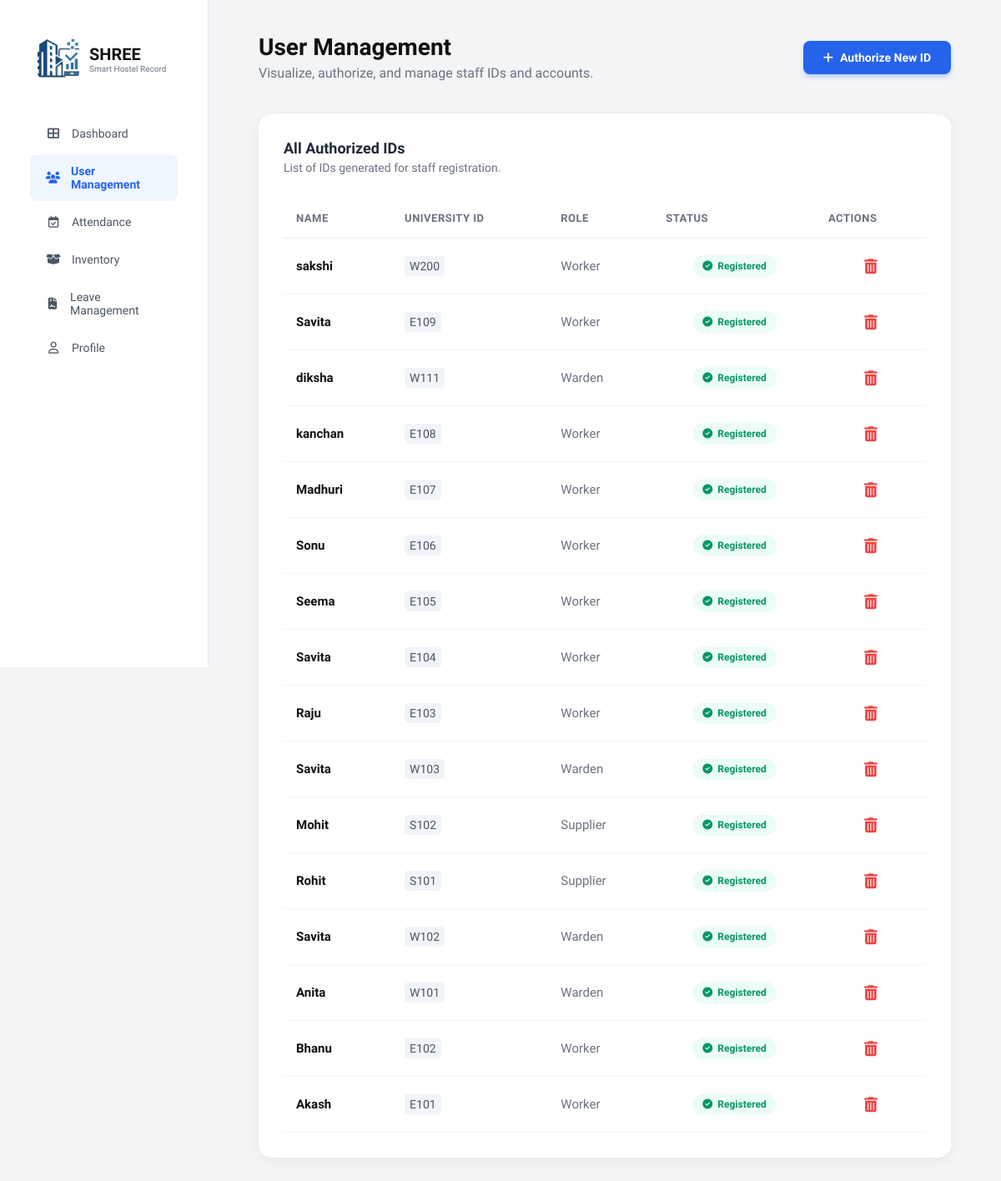
The page /Shree-admin/users/ (signed in) on the database its author committed.
### accounts/models.py (models this page shows, shortened)
class UniversityID(models.Model):
    university_id = models.CharField(max_length=50, unique=True)
    full_name = models.CharField(max_length=100)
    role = models.CharField(max_length=20, choices=User.ROLE_CHOICES)
    is_used = models.BooleanField(default=False)

### Shree1/views.py (the view)
# urls.py: path('Shree-admin/users/', views.admin_user_management, name='admin_user_management'),
@login_required
def admin_user_management(request):
    wardens = Warden.objects.all()
    workers = Worker.objects.all()
    auth_ids = UniversityID.objects.all().order_by('-id')
    return render(request, 'Shree1/admin_user_management.html', {
        'wardens': wardens,
        'workers': workers,
        'auth_ids': auth_ids
    })

### templates/Shree1/admin_user_management.html (shortened to what this page needs)
{% load static %}
<!doctype html>
<html lang="en">
  <head>
    <link
      rel="stylesheet"
      href="{% static 'Shree1/css/dashboardAdmin.css' %}"
    />
    <link
      rel="stylesheet"
      href="{% static 'Shree1/css/admin_user_management.css' %}"
    />
    <link
      rel="stylesheet"
      href="https://cdnjs.cloudflare.com/ajax/libs/font-awesome/6.5.1/css/all.min.css"
    />
  </head>
  <body>
    <div class="admin-page-container">
      <aside class="sidebar">
        <div class="logo-area">
          <img
            src="{% static 'Shree1/images/logo_img.jpeg' %}"
            alt="SHREE Logo"
            class="nav-logo-file"
          />
          <div class="logo-text">
            <h2 class="brand-name">SHREE</h2>
            <p class="brand-subtext">Smart Hostel Record</p>
          </div>
        </div>
        <nav class="side-nav">
          <a href="{% url 'admin_dashboard' %}" class="nav-link">
            <i class="fa-solid fa-table-cells-large nav-icon"></i> Dashboard
          </a>
          <a href="{% url 'admin_user_management' %}" class="nav-link active">
            <i class="fa-solid fa-users nav-icon"></i> User Management
          </a>
          <a href="{% url 'admin_attendance' %}" class="nav-link">
            <i class="fa-regular fa-calendar-check nav-icon"></i> Attendance
          </a>
          <a href="{% url 'admin_inventory' %}" class="nav-link">
            <i class="fa-solid fa-box-open nav-icon"></i> Inventory
          </a>
          <a href="{% url 'admin_leave_Management' %}" class="nav-link">
            <i class="fa-solid fa-file-contract nav-icon"></i> Leave Management
          </a>
          <a href="{% url 'admin_profile' %}" class="nav-link">
            <i class="fa-regular fa-user nav-icon"></i> Profile
          </a>
        </nav>
      </aside>
      <main class="main-body">
        <header class="main-header">
          <div class="header-left">
            <h1>User Management</h1>
            <p class="header-subtitle">
              Visualize, authorize, and manage staff IDs and accounts.
            </p>
          </div>
          <div class="header-right">
            <button class="add-new-btn" onclick="openModal()">
              <i class="fa-solid fa-plus"></i> Authorize New ID
            </button>
          </div>
        </header>
        <div class="white-card">
          <div class="card-header-bar">
            <h3>All Authorized IDs</h3>
            <p class="card-subtitle">
              List of IDs generated for staff registration.
            </p>
          </div>
          <table class="user-data-table">
            <thead>
              <tr>
                <th>Name</th>
                <th>University ID</th>
                <th>Role</th>
                <th class="centered-head">Status</th>
                <th class="centered-head">Actions</th>
              </tr>
            </thead>
            <tbody>
              {% for id_obj in auth_ids %}
              <tr>
                <td class="name-cell">{{ id_obj.full_name }}</td>
                <td class="uni-id-cell">
                  <code>{{ id_obj.university_id }}</code>
                </td>
                <td class="role-cell">{{ id_obj.role|capfirst }}</td>
                <td class="centered-cell">
                  {% if id_obj.is_used %}
                  <span class="status-indicator registered">
                    <i class="fa-solid fa-circle-check"></i> Registered
                  </span>
                  {% else %}
                  <span class="status-indicator pending">
                    <i class="fa-solid fa-clock"></i> Not Used
                  </span>
                  {% endif %}
                </td>
                <td class="centered-cell">
                  <a
                    href="{% url 'delete_uni_id' id_obj.id %}"
                    class="delete-icon-btn"
                    title="Revoke ID"
                  >
                    <i class="fa-solid fa-trash-can"></i>
                  </a>
                </td>
              </tr>
              {% endfor %}
            </tbody>
          </table>
        </div>
      </main>
    </div>
  </body>
</html>

### static/Shree1/css/dashboardAdmin.css (style rules this page uses)
:root { --primary-blue: #3b82f6; --primary-bg-blue: #eff6ff; --logo-green: #00a884; --text-dark: #334155; --text-light: #64748b; --bg-light: #f8fafc; --white: #ffffff; --border-color: #e2e8f0; }
* { margin: 0; padding: 0; box-sizing: border-box; font-family: "Segoe UI", sans-serif; }
body { background-color: var(--bg-light); color: var(--text-dark); }
.sidebar { width: 260px; background: var(--white); border-right: 1px solid var(--border-color); padding: 20px; display: flex; flex-direction: column; position: fixed; height: 100vh; left: 0; top: 0; z-index: 100; }
.nav-logo-file { width: 50px !important; height: 50px !important; border-radius: 8px; object-fit: cover; }

### static/Shree1/css/admin_user_management.css (style rules this page uses)
* { box-sizing: border-box; }
body { margin: 0; font-family: "Inter", "Segoe UI", sans-serif; background-color: #f3f4f6; color: #1f2937; }
.admin-page-container { display: flex; min-height: 100vh; }
.sidebar { width: 250px; background: white; border-right: 1px solid #e5e7eb; position: sticky; top: 0; height: 100vh; }
.logo-area { display: flex; align-items: center; gap: 12px; padding: 25px; margin-bottom: 20px; }
.nav-logo-file { width: 45px; border-radius: 8px; }
.brand-name { margin: 0; font-size: 20px; font-weight: 700; color: #111; }
.brand-subtext { margin: 0; font-size: 10px; color: #6b7280; }
.side-nav { display: flex; flex-direction: column; gap: 5px; }
.nav-link { display: flex; align-items: center; gap: 12px; padding: 12px 18px; text-decoration: none; color: #4b5563; border-radius: 8px; margin: 0 16px; font-size: 14px; font-weight: 500; }
.nav-link.active { background: #eff6ff; color: #2563eb; font-weight: 600; }
.nav-icon { width: 20px; text-align: center; }
.main-body { flex: 1; padding: 40px 60px; }
.main-header { display: flex; justify-content: space-between; align-items: center; margin-bottom: 40px; }
.header-left h1 { font-size: 28px; margin: 0; font-weight: 700; color: #111; }
.header-subtitle { color: #6b7280; margin: 5px 0 0 0; }
.add-new-btn { background-color: #2563eb; color: white; padding: 12px 24px; border-radius: 8px; border: none; font-weight: 600; font-size: 14px; cursor: pointer; display: flex; align-items: center; gap: 8px; box-shadow: 0 4px 6px -1px rgba(37, 99, 235, 0.3); }
.white-card { background: white; border-radius: 16px; box-shadow: 0 4px 15px rgba(0, 0, 0, 0.05); overflow: hidden; padding: 30px; }
.card-header-bar { margin-bottom: 30px; }
.card-header-bar h3 { font-size: 18px; margin: 0; color: #1f2937; }
.card-subtitle { color: #6b7280; margin: 5px 0 0 0; font-size: 14px; }
.user-data-table { width: 100%; border-collapse: collapse; }
.user-data-table th { text-align: left; padding: 15px; color: #6b7280; font-size: 13px; font-weight: 600; text-transform: uppercase; letter-spacing: 0.5px; border-bottom: 2px solid #f1f5f9; }
.user-data-table td { padding: 20px 15px; border-bottom: 1px solid #f3f4f6; font-size: 15px; }
.name-cell { font-weight: 600; color: #111; }
.role-cell { color: #6b7280; }
.uni-id-cell code { background: #f1f5f9; padding: 4px 6px; border-radius: 4px; font-size: 14px; color: #4b5563; }
.status-indicator { display: inline-flex; align-items: center; gap: 6px; padding: 6px 12px; border-radius: 20px; font-size: 12px; font-weight: 600; }
.status-indicator.registered { background-color: #ecfdf5; color: #059669; }
.centered-head, .centered-cell { text-align: center; }
.delete-icon-btn { color: #ef4444; font-size: 18px; transition: 0.2s; }

### rows shown on the page
UniversityID: full_name "sakshi", university_id "W200", role "Worker", is_used True (drawn)
UniversityID: full_name "Savita", university_id "E109", role "Worker", is_used True (drawn)
UniversityID: full_name "diksha", university_id "W111", role "Warden", is_used True (drawn)
UniversityID: full_name "kanchan", university_id "E108", role "Worker", is_used True (drawn)
UniversityID: full_name "Madhuri", university_id "E107", role "Worker", is_used True (drawn)
UniversityID: full_name "Sonu", university_id "E106", role "Worker", is_used True (drawn)
UniversityID: full_name "Seema", university_id "E105", role "Worker", is_used True (drawn)
UniversityID: full_name "Savita", university_id "E104", role "Worker", is_used True (drawn)
UniversityID: full_name "Raju", university_id "E103", role "Worker", is_used True (drawn)
UniversityID: full_name "Savita", university_id "W103", role "Warden", is_used True (drawn)
UniversityID: full_name "Mohit", university_id "S102", role "Supplier", is_used True (drawn)
UniversityID: full_name "Rohit", university_id "S101", role "Supplier", is_used True (drawn)
UniversityID: full_name "Savita", university_id "W102", role "Warden", is_used True (drawn)
UniversityID: full_name "Anita", university_id "W101", role "Warden", is_used True (drawn)
UniversityID: full_name "Bhanu", university_id "E102", role "Worker", is_used True (drawn)
UniversityID: full_name "Akash", university_id "E101", role "Worker", is_used True (drawn)
